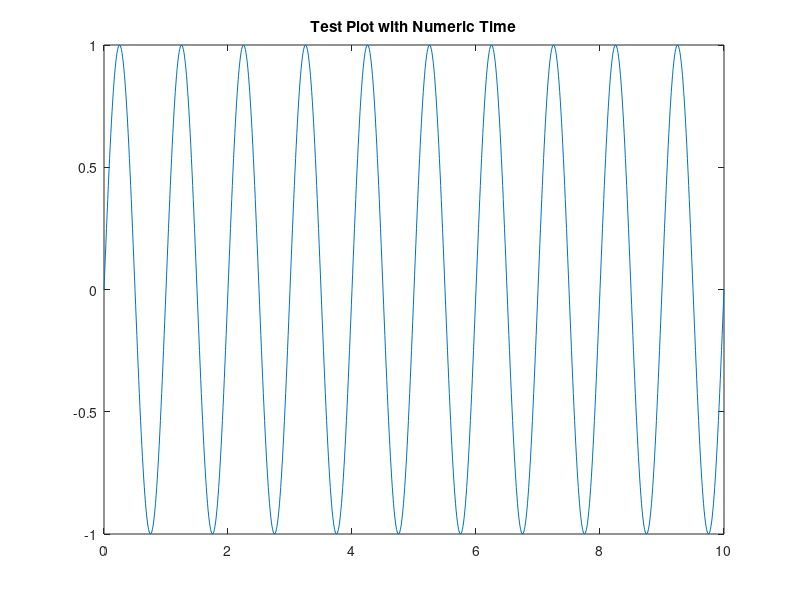

The MATLAB source for this figure: (Note: this script raises an error after producing the figure.)
% sliderTest.m - Test for the slider function
%
% This script tests the slider function with different test cases:
% 1. Dependencies check (checks if required functions are available)
% 2. Basic functionality with numeric time vector 
% 3. Basic functionality with datetime time vector
% 4. Auto-detection of time vector (no time vector provided)
% 5. UI element positioning and properties
% 6. Reset button functionality
% 7. Pan/Zoom out-of-range handling
% 8. Error handling with invalid inputs

%% Add source path if needed
addpath('../../src/tools');

%% Print header
fprintf('\n=========================================================\n');
fprintf('             RUNNING SLIDER TEST CASES\n');
fprintf('=========================================================\n\n');

%% Test 1: Dependencies check
fprintf('Test 1: Dependencies check\n');

% Test if all required dependencies are available
dependenciesOk = true;
missingDependencies = {};

% Check for required functions
if ~exist('slider', 'file')
  dependenciesOk = false;
  missingDependencies{end+1} = 'slider';
end

% Print test results
if dependenciesOk
  fprintf('Test 1: Dependencies check: passed\n\n');
else
  fprintf('Test 1: Dependencies check: failed\n');
  fprintf(' - Missing dependencies: ');
  for i = 1:length(missingDependencies)
    if i > 1
      fprintf(', ');
    end
    fprintf('%s', missingDependencies{i});
  end
  fprintf('\n\n');
end

%% Test 2: Basic functionality with numeric time vector
fprintf('Test 2: Basic functionality with numeric time vector\n');

% Create a figure with a simple plot
figNumeric = figure('Name', 'Slider Test - Numeric', 'Visible', 'off');
timeVector = 0:0.01:10;
testSignal = sin(2*pi*timeVector);
plot(timeVector, testSignal);
title('Test Plot with Numeric Time');

% Try to add a slider
try
    hSlider = slider(figNumeric, timeVector);
    numericTest = isgraphics(hSlider) && strcmp(get(hSlider, 'Style'), 'slider');
    fprintf('Test 2: Slider creation with numeric time: passed\n\n');
catch ME
    numericTest = false;
    fprintf('Test 2: Slider creation with numeric time: failed\n');
    fprintf(' - Error message: %s\n\n', ME.message);
end

%% Test 3: Basic functionality with datetime time vector
fprintf('Test 3: Basic functionality with datetime time vector\n');

% Create a figure with a datetime plot
figDatetime = figure('Name', 'Slider Test - Datetime', 'Visible', 'off');
startTime = datetime('now') - hours(24);
timeStep = minutes(5);
datetimeVector = startTime:timeStep:(startTime + hours(24));
testSignal = sin(linspace(0, 2*pi, length(datetimeVector)));
plot(datetimeVector, testSignal);
title('Test Plot with Datetime');

% Try to add a slider
try
    hSliderDatetime = slider(figDatetime, datetimeVector);
    datetimeTest = isgraphics(hSliderDatetime) && strcmp(get(hSliderDatetime, 'Style'), 'slider');
    fprintf('Test 3: Slider creation with datetime: passed\n\n');
catch ME
    datetimeTest = false;
    fprintf('Test 3: Slider creation with datetime: failed\n');
    fprintf(' - Error message: %s\n\n', ME.message);
end

%% Test 4: Auto-detection of time vector
fprintf('Test 4: Auto-detection of time vector\n');

% Create a figure with a simple plot without providing time vector to slider
figAutoDetect = figure('Name', 'Slider Test - Auto Detect', 'Visible', 'off');
autoTimeVector = 1:0.5:20;
autoTestSignal = cos(autoTimeVector);
plot(autoTimeVector, autoTestSignal);
title('Test Plot for Auto-Detection');

% Test 4a: Auto-detection with no arguments
try
    % Set as current figure
    figure(figAutoDetect);
    
    % Call slider with no arguments
    hSliderAuto1 = slider();
    autoDetectTest1 = isgraphics(hSliderAuto1) && strcmp(get(hSliderAuto1, 'Style'), 'slider');
    fprintf('Test 4a: Slider creation with no arguments: passed\n');
catch ME
    autoDetectTest1 = false;
    fprintf('Test 4a: Slider creation with no arguments: failed\n');
    fprintf(' - Error message: %s\n', ME.message);
end

% Test 4b: Auto-detection with figure handle only
try
    % Create a new figure
    figAutoDetect2 = figure('Name', 'Slider Test - Auto Detect 2', 'Visible', 'off');
    plot(autoTimeVector * 2, autoTestSignal);
    
    % Call slider with figure handle only
    hSliderAuto2 = slider(figAutoDetect2);
    autoDetectTest2 = isgraphics(hSliderAuto2) && strcmp(get(hSliderAuto2, 'Style'), 'slider');
    fprintf('Test 4b: Slider creation with figure handle only: passed\n\n');
catch ME
    autoDetectTest2 = false;
    fprintf('Test 4b: Slider creation with figure handle only: failed\n');
    fprintf(' - Error message: %s\n\n', ME.message);
end

%% Test 5: UI element positioning and properties
fprintf('Test 5: UI element positioning and properties\n');

% Check slider positioning
try
    % Get the axes handle
    axHandle = findobj(figNumeric, 'Type', 'axes');
    axPosition = get(axHandle(1), 'Position');
    sliderPosition = get(hSlider, 'Position');
    
    % Check slider left alignment with axes
    sliderAligned = abs(sliderPosition(1) - axPosition(1)) < 0.01;
    
    % Find reset button
    resetButton = findobj(figNumeric, 'Style', 'pushbutton', 'String', 'Reset');
    resetButtonExists = ~isempty(resetButton);
    
    if resetButtonExists
        % Check that reset button is positioned correctly
        buttonPosition = get(resetButton, 'Position');
        buttonAtRight = abs((buttonPosition(1) + buttonPosition(3)) - (axPosition(1) + axPosition(3))) < 0.01;
        
        % Check for non-overlap between slider and button
        noOverlap = sliderPosition(1) + sliderPosition(3) <= buttonPosition(1);
        
        positioningCorrect = sliderAligned && buttonAtRight && noOverlap;
    else
        positioningCorrect = false;
    end
    
    if positioningCorrect
        fprintf('Test 5: UI element positioning: passed\n\n');
    else
        fprintf('Test 5: UI element positioning: failed\n');
        if ~sliderAligned
            fprintf(' - Slider not properly aligned with axes\n');
        end
        if ~resetButtonExists
            fprintf(' - Reset button not found\n');
        elseif ~buttonAtRight
            fprintf(' - Reset button not properly positioned at right\n');
        elseif ~noOverlap
            fprintf(' - Slider and reset button overlap\n');
        end
        fprintf('\n');
    end
catch ME
    positioningCorrect = false;
    fprintf('Test 5: UI element positioning: failed\n');
    fprintf(' - Error message: %s\n\n', ME.message);
end

%% Test 6: Reset button functionality
fprintf('Test 6: Reset button functionality\n');

try
    % Get axes from numeric figure
    axHandle = findobj(figNumeric, 'Type', 'axes');
    
    % First zoom in to change the view
    initialXlim = xlim(axHandle(1));
    newXlim = [3, 6]; % Zoomed in view
    xlim(axHandle(1), newXlim);
    
    % Find and simulate clicking the reset button
    resetButton = findobj(figNumeric, 'Style', 'pushbutton', 'String', 'Reset');
    resetButtonCallback = get(resetButton, 'Callback');
    resetButtonCallback();
    
    % Check if xlim has been reset
    currentXlim = xlim(axHandle(1));
    resetWorked = abs(currentXlim(1) - initialXlim(1)) < 0.01 && ...
                  abs(currentXlim(2) - initialXlim(2)) < 0.01;
                  
    if resetWorked
        fprintf('Test 6: Reset button functionality: passed\n\n');
    else
        fprintf('Test 6: Reset button functionality: failed\n');
        fprintf(' - View not properly reset\n\n');
    end
catch ME
    resetWorked = false;
    fprintf('Test 6: Reset button functionality: failed\n');
    fprintf(' - Error message: %s\n\n', ME.message);
end

%% Test 7: Pan/Zoom out-of-range handling
fprintf('Test 7: Pan/Zoom out-of-range handling\n');

try
    % Get axes from numeric figure
    axHandle = findobj(figNumeric, 'Type', 'axes');
    
    % Pan outside range
    xlim(axHandle(1), [15, 20]); % Way outside the range
    
    % Get the pan callback
    panObj = pan(figNumeric);
    panCallback = get(panObj, 'ActionPostCallback');
    % Trigger the callback
    panCallback([],[]);
    
    % Check if slider is disabled
    sliderEnabled = strcmp(get(hSlider, 'Enable'), 'on');
    
    % Find warning text
    warningText = findobj(figNumeric, 'Tag', 'OutOfRangeWarning');
    warningShown = ~isempty(warningText);
    
    outOfRangeHandled = ~sliderEnabled && warningShown;
    
    if outOfRangeHandled
        fprintf('Test 7: Out-of-range handling: passed\n\n');
    else
        fprintf('Test 7: Out-of-range handling: failed\n');
        if sliderEnabled
            fprintf(' - Slider not disabled when view is out of range\n');
        end
        if ~warningShown
            fprintf(' - Warning text not shown when view is out of range\n');
        end
        fprintf('\n');
    end
catch ME
    outOfRangeHandled = false;
    fprintf('Test 7: Out-of-range handling: failed\n');
    fprintf(' - Error message: %s\n\n', ME.message);
end

%% Test 8: Error handling with empty time vector
fprintf('Test 8: Error handling with empty time vector\n');

figEmpty = figure('Name', 'Slider Test - Empty', 'Visible', 'off');
plot(1:10); % Simple plot without specifying time vector

% Try with empty time vector
emptyTest = false;
try
    hSlider = slider(figEmpty, []);
    fprintf('Test 8: Empty time vector handling: failed (should have thrown an error)\n\n');
catch ME
    emptyTest = true;
    fprintf('Test 8: Empty time vector handling: passed (correctly threw error)\n');
    fprintf(' - Error message: %s\n\n', ME.message);
end

%% Test 9: Error handling with invalid figure handle
fprintf('Test 9: Error handling with invalid figure handle\n');

% Try with invalid figure handle
invalidHandleTest = false;
try
    hSlider = slider(-999, 1:10);
    fprintf('Test 9: Invalid figure handle: failed (should have thrown an error)\n\n');
catch ME
    invalidHandleTest = true;
    fprintf('Test 9: Invalid figure handle: passed (correctly threw error)\n');
    fprintf(' - Error message: %s\n\n', ME.message);
end

%% Test 10: Calling with time vector only (using current figure)
fprintf('Test 10: Calling with time vector only\n');

figTimeOnly = figure('Name', 'Slider Test - Time Only', 'Visible', 'off');
axes; % Create empty axes
timeOnlyTest = false;

try
    % Set current figure and provide only time vector
    figure(figTimeOnly);
    timeOnlyVector = 5:0.1:15;
    hSliderTimeOnly = slider(timeOnlyVector);
    
    timeOnlyTest = isgraphics(hSliderTimeOnly) && strcmp(get(hSliderTimeOnly, 'Style'), 'slider');
    
    if timeOnlyTest
        fprintf('Test 10: Calling with time vector only: passed\n\n');
    else
        fprintf('Test 10: Calling with time vector only: failed\n\n');
    end
catch ME
    fprintf('Test 10: Calling with time vector only: failed\n');
    fprintf(' - Error message: %s\n\n', ME.message);
end

%% Summarize all results
totalTests = 10;
passedTests = sum([dependenciesOk, numericTest, datetimeTest, autoDetectTest1, autoDetectTest2, ...
                  positioningCorrect, resetWorked, outOfRangeHandled, emptyTest, invalidHandleTest, ...
                  timeOnlyTest]);

fprintf('\n---------------------------------------------------------\n');
fprintf('  SUMMARY: %i of %i tests passed\n', passedTests, totalTests);
fprintf('---------------------------------------------------------\n\n');

% Close all test figures
close all;